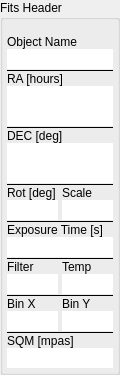
      <widget class="QGroupBox" name="headerGroup">
       <property name="minimumSize">
        <size>
         <width>120</width>
         <height>0</height>
        </size>
       </property>
       <property name="maximumSize">
        <size>
         <width>0</width>
         <height>16777215</height>
        </size>
       </property>
       <property name="title">
        <string>Fits Header</string>
       </property>
       <property name="large" stdset="0">
        <bool>true</bool>
       </property>
       <layout class="QGridLayout" name="gridLayout">
        <property name="leftMargin">
         <number>4</number>
        </property>
        <property name="topMargin">
         <number>15</number>
        </property>
        <property name="rightMargin">
         <number>4</number>
        </property>
        <property name="bottomMargin">
         <number>4</number>
        </property>
        <property name="horizontalSpacing">
         <number>4</number>
        </property>
        <property name="verticalSpacing">
         <number>0</number>
        </property>
        <item row="26" column="0">
         <widget class="QLineEdit" name="binX">
          <property name="enabled">
           <bool>true</bool>
          </property>
          <property name="frame">
           <bool>false</bool>
          </property>
          <property name="readOnly">
           <bool>true</bool>
          </property>
         </widget>
        </item>
        <item row="16" column="0" colspan="2">
         <widget class="Line" name="line_7">
          <property name="frameShadow">
           <enum>QFrame::Shadow::Plain</enum>
          </property>
          <property name="orientation">
           <enum>Qt::Orientation::Horizontal</enum>
          </property>
         </widget>
        </item>
        <item row="27" column="0" colspan="2">
         <widget class="Line" name="line_11">
          <property name="frameShadow">
           <enum>QFrame::Shadow::Plain</enum>
          </property>
          <property name="orientation">
           <enum>Qt::Orientation::Horizontal</enum>
          </property>
         </widget>
        </item>
        <item row="15" column="1">
         <widget class="QLineEdit" name="scale">
          <property name="enabled">
           <bool>true</bool>
          </property>
          <property name="frame">
           <bool>false</bool>
          </property>
          <property name="readOnly">
           <bool>true</bool>
          </property>
         </widget>
        </item>
        <item row="2" column="0" colspan="2">
         <widget class="Line" name="line_3">
          <property name="frameShadow">
           <enum>QFrame::Shadow::Plain</enum>
          </property>
          <property name="orientation">
           <enum>Qt::Orientation::Horizontal</enum>
          </property>
         </widget>
        </item>
        <item row="10" column="0" colspan="2">
         <widget class="Line" name="line_6">
          <property name="frameShadow">
           <enum>QFrame::Shadow::Plain</enum>
          </property>
          <property name="orientation">
           <enum>Qt::Orientation::Horizontal</enum>
          </property>
         </widget>
        </item>
        <item row="7" column="0" colspan="2">
         <widget class="QLabel" name="label_3">
          <property name="text">
           <string>DEC [deg]</string>
          </property>
         </widget>
        </item>
        <item row="32" column="0" colspan="2">
         <widget class="QLineEdit" name="sqm">
          <property name="enabled">
           <bool>true</bool>
          </property>
          <property name="frame">
           <bool>false</bool>
          </property>
          <property name="readOnly">
           <bool>true</bool>
          </property>
         </widget>
        </item>
        <item row="15" column="0">
         <widget class="QLineEdit" name="rotation">
          <property name="enabled">
           <bool>true</bool>
          </property>
          <property name="frame">
           <bool>false</bool>
          </property>
          <property name="readOnly">
           <bool>true</bool>
          </property>
         </widget>
        </item>
        <item row="13" column="0">
         <widget class="QLabel" name="label_6">
          <property name="text">
           <string>Rot [deg]</string>
          </property>
         </widget>
        </item>
        <item row="23" column="1">
         <widget class="QLineEdit" name="ccdTemp">
          <property name="enabled">
           <bool>true</bool>
          </property>
          <property name="frame">
           <bool>false</bool>
          </property>
          <property name="readOnly">
           <bool>true</bool>
          </property>
         </widget>
        </item>
        <item row="8" column="0" colspan="2">
         <widget class="QLineEdit" name="dec">
          <property name="enabled">
           <bool>true</bool>
          </property>
          <property name="frame">
           <bool>false</bool>
          </property>
          <property name="readOnly">
           <bool>true</bool>
          </property>
         </widget>
        </item>
        <item row="20" column="0" colspan="2">
         <widget class="QLineEdit" name="exposureTime">
          <property name="enabled">
           <bool>true</bool>
          </property>
          <property name="frame">
           <bool>false</bool>
          </property>
          <property name="readOnly">
           <bool>true</bool>
          </property>
         </widget>
        </item>
        <item row="0" column="0" colspan="2">
         <widget class="QLabel" name="label">
          <property name="text">
           <string>Object Name</string>
          </property>
         </widget>
        </item>
        <item row="1" column="0" colspan="2">
         <widget class="QLineEdit" name="object">
          <property name="enabled">
           <bool>true</bool>
          </property>
          <property name="frame">
           <bool>false</bool>
          </property>
          <property name="readOnly">
           <bool>true</bool>
          </property>
         </widget>
        </item>
        <item row="3" column="0" colspan="2">
         <widget class="QLabel" name="label_2">
          <property name="text">
           <string>RA [hours]</string>
          </property>
         </widget>
        </item>
        <item row="26" column="1">
         <widget class="QLineEdit" name="binY">
          <property name="enabled">
           <bool>true</bool>
          </property>
          <property name="frame">
           <bool>false</bool>
          </property>
          <property name="readOnly">
           <bool>true</bool>
          </property>
         </widget>
        </item>
        <item row="31" column="0" colspan="2">
         <widget class="QLabel" name="label_4">
          <property name="text">
           <string>SQM [mpas]</string>
          </property>
         </widget>
        </item>
        <item row="5" column="0" colspan="2">
         <widget class="QLineEdit" name="raFloat">
          <property name="enabled">
           <bool>true</bool>
          </property>
          <property name="frame">
           <bool>false</bool>
          </property>
          <property name="readOnly">
           <bool>true</bool>
          </property>
         </widget>
        </item>
        <item row="23" column="0">
         <widget class="QLineEdit" name="filter">
          <property name="enabled">
           <bool>true</bool>
          </property>
          <property name="frame">
           <bool>false</bool>
          </property>
          <property name="readOnly">
           <bool>true</bool>
          </property>
         </widget>
        </item>
        <item row="19" column="0" colspan="2">
         <widget class="QLabel" name="label_8">
          <property name="text">
           <string>Exposure Time [s]</string>
          </property>
         </widget>
        </item>
        <item row="6" column="0" colspan="2">
         <widget class="Line" name="line_5">
          <property name="frameShadow">
           <enum>QFrame::Shadow::Plain</enum>
          </property>
          <property name="orientation">
           <enum>Qt::Orientation::Horizontal</enum>
          </property>
         </widget>
        </item>
        <item row="21" column="0" colspan="2">
         <widget class="Line" name="line_9">
          <property name="frameShadow">
           <enum>QFrame::Shadow::Plain</enum>
          </property>
          <property name="orientation">
           <enum>Qt::Orientation::Horizontal</enum>
          </property>
         </widget>
        </item>
        <item row="25" column="1">
         <widget class="QLabel" name="label_12">
          <property name="text">
           <string>Bin Y</string>
          </property>
         </widget>
        </item>
        <item row="13" column="1">
         <widget class="QLabel" name="label_7">
          <property name="text">
           <string>Scale</string>
          </property>
         </widget>
        </item>
        <item row="24" column="0" colspan="2">
         <widget class="Line" name="line_10">
          <property name="frameShadow">
           <enum>QFrame::Shadow::Plain</enum>
          </property>
          <property name="orientation">
           <enum>Qt::Orientation::Horizontal</enum>
          </property>
         </widget>
        </item>
        <item row="4" column="0" colspan="2">
         <widget class="QLineEdit" name="ra">
          <property name="enabled">
           <bool>true</bool>
          </property>
          <property name="frame">
           <bool>false</bool>
          </property>
          <property name="readOnly">
           <bool>true</bool>
          </property>
         </widget>
        </item>
        <item row="25" column="0">
         <widget class="QLabel" name="label_11">
          <property name="text">
           <string>Bin X</string>
          </property>
         </widget>
        </item>
        <item row="22" column="1">
         <widget class="QLabel" name="label_9">
          <property name="text">
           <string>Temp</string>
          </property>
         </widget>
        </item>
        <item row="22" column="0">
         <widget class="QLabel" name="label_10">
          <property name="text">
           <string>Filter</string>
          </property>
         </widget>
        </item>
        <item row="9" column="0" colspan="2">
         <widget class="QLineEdit" name="decFloat">
          <property name="enabled">
           <bool>true</bool>
          </property>
          <property name="frame">
           <bool>false</bool>
          </property>
          <property name="readOnly">
           <bool>true</bool>
          </property>
         </widget>
        </item>
       </layout>
      </widget>
